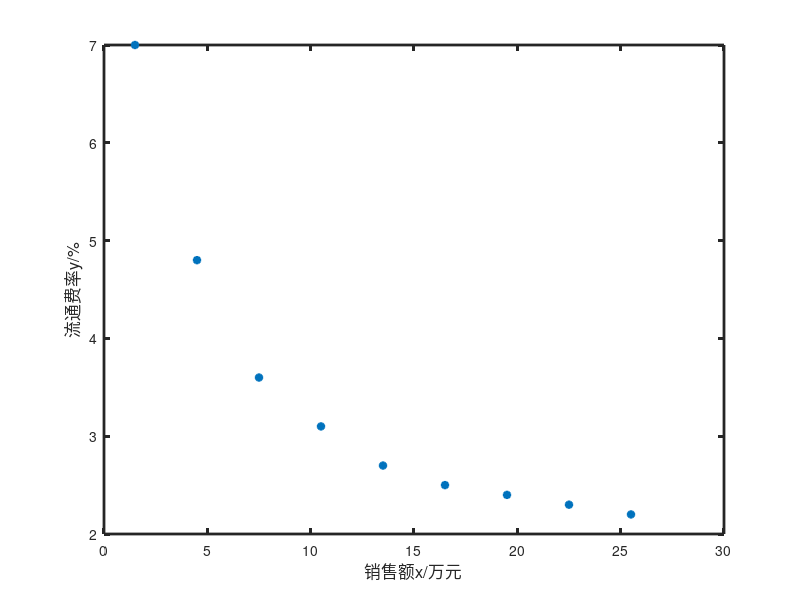

The MATLAB source for this figure: (Note: this script raises an error after producing the figure.)
clc, clear all, close all
x = [1.5, 4.5, 7.5, 10.5, 13.5, 16.5, 19.5, 22.5, 25.5];
y = [7.0, 4.8, 3.6, 3.1, 2.7, 2.5, 2.4, 2.3, 2.2];
plot(x, y, '*', 'linewidth', 2);
set (gca, 'linewidth', 2);
xlabel('销售额x/万元', 'fontsize', 12)
ylabel('流通费率y/%', 'fontsize', 12)

% 对数形式非线性回归
m1 = @(b,x)b(1) + b(2)*log(x);
nonlinfit1 = fitnlm(x, y, m1, [0.01;0.01])
b = nonlinfit1.Coefficients.Estimate;
Y1 = b(1,1) + b(2,1)*log(x);
hold on
plot(x, Y1, '--k', 'LineWidth', 2)

% 指数形式非线性回归
m2 = 'y~b1*x^b2';
nonlinfit2 = fitnlm(x, y, m2, [1;1])
b1 = nonlinfit2.Coefficients.Estimate(1,1);
b2 = nonlinfit2.Coefficients.Estimate(2,1);
Y2 = b1*x.^b2;
hold on
plot(x, Y2, 'r', 'LineWidth',2)
legend('原始数据', "a+b*lnx", 'a*x^b')



